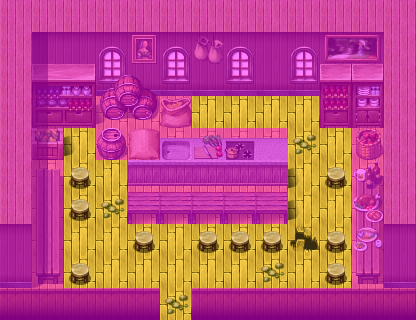

This game map was drawn from its Tiled (.tmx) file and the tilesets committed beside it. A one-line description and the trimmed map source follow:
An orthogonal 13x10 tile map with 32x32 px tiles, 4 tile layers (Ground, Objects, Above, Walkable), 16 tilesets and 6 objects (5x spawn, mapchange).

<map version="1.0" orientation="orthogonal" width="13" height="10" tilewidth="32" tileheight="32">
    <tileset firstgid="1" name="map_20" tilewidth="32" tileheight="32">
        <image source="../drawable/map_20.png" />
    </tileset>
    <tileset firstgid="65" name="map_7" tilewidth="32" tileheight="32">
        <image source="../drawable/map_7.png" />
    </tileset>
    <tileset firstgid="129" name="map_10" tilewidth="32" tileheight="32">
        <image source="../drawable/map_10.png" />
    </tileset>
    <tileset firstgid="193" name="map_8" tilewidth="32" tileheight="32">
        <image source="../drawable/map_8.png" />
    </tileset>
    <tileset firstgid="257" name="map_11" tilewidth="32" tileheight="32">
        <image source="../drawable/map_11.png" />
    </tileset>
    <tileset firstgid="321" name="map_15" tilewidth="32" tileheight="32">
        <image source="../drawable/map_15.png" />
    </tileset>
    <tileset firstgid="385" name="map_9" tilewidth="32" tileheight="32">
        <image source="../drawable/map_9.png" />
    </tileset>
    <tileset firstgid="449" name="map_3" tilewidth="32" tileheight="32">
        <image source="../drawable/map_3.png" />
    </tileset>
    <tileset firstgid="513" name="map_12" tilewidth="32" tileheight="32">
        <image source="../drawable/map_12.png" />
    </tileset>
    <tileset firstgid="577" name="map_5" tilewidth="32" tileheight="32">
        <image source="../drawable/map_5.png" />
    </tileset>
    <tileset firstgid="641" name="map_27" tilewidth="32" tileheight="32">
        <image source="../drawable/map_27.png" />
    </tileset>
    <tileset firstgid="705" name="map_14" tilewidth="32" tileheight="32">
        <image source="../drawable/map_14.png" />
    </tileset>
    <tileset firstgid="769" name="map_19" tilewidth="32" tileheight="32">
        <image source="../drawable/map_19.png" />
    </tileset>
    <tileset firstgid="833" name="map_0" tilewidth="32" tileheight="32">
        <image source="../drawable/map_0.png" />
    </tileset>
    <tileset firstgid="897" name="map_1" tilewidth="32" tileheight="32">
        <image source="../drawable/map_1.png" />
    </tileset>
    <tileset firstgid="961" name="map_2" tilewidth="32" tileheight="32">
        <image source="../drawable/map_2.png" />
    </tileset>
    <layer name="Ground" width="13" height="10">
        <data>[130 cells, 130 non-empty, 11 distinct tile ids]</data>
    </layer>
    <layer name="Objects" width="13" height="10">
        <data>[130 cells, 60 non-empty, 27 distinct tile ids]</data>
    </layer>
    <layer name="Above" width="13" height="10">
        <data>[130 cells, 15 non-empty, 9 distinct tile ids]</data>
    </layer>
    <layer name="Walkable" width="13" height="10">
        <data>[130 cells, 96 non-empty, 1 distinct tile ids]</data>
    </layer>
    <objectgroup name="Mapevents">
        <object name="south" type="mapchange" x="160" y="288" width="32" height="32">
            <properties>
                <property name="map" value="loneford2" />
                <property name="place" value="lonefordhouse4" />
            </properties>
        </object>
    </objectgroup>
    <objectgroup name="Spawn">
        <object name="loneford_tavern_patron" type="spawn" x="192" y="96" width="32" height="32">
            <properties>
                <property name="spawngroup" value="loneford_tavern_patron" />
            </properties>
        </object>
        <object name="landa" type="spawn" x="64" y="128" width="32" height="32">
            <properties>
                <property name="spawngroup" value="landa" />
            </properties>
        </object>
        <object name="drunk" type="spawn" x="64" y="160" width="288" height="128">
            <properties>
                <property name="quantity" value="2" />
                <property name="spawngroup" value="drunk" />
            </properties>
        </object>
        <object name="burhczyd3" type="spawn" x="192" y="224" width="96" height="32">
            <properties>
                <property name="ignoreAreas" value="true" />
                <property name="spawngroup" value="burhczyd3" />
            </properties>
        </object>
        <object name="burhczyd3e" type="spawn" x="192" y="224" width="96" height="32">
            <properties>
                <property name="active" value="false" />
                <property name="ignoreAreas" value="true" />
                <property name="spawngroup" value="burhczyd3e" />
            </properties>
        </object>
    </objectgroup>
    <objectgroup name="Keys" />
</map>
